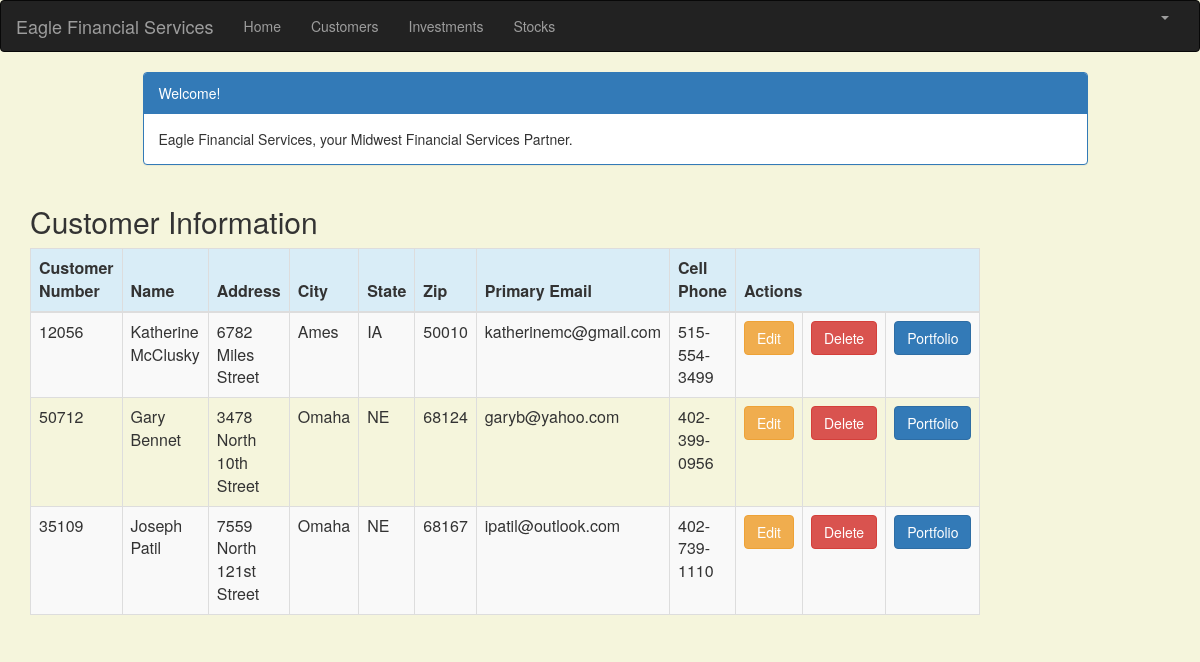
/customer_list (signed in), run on the app's committed database.
### portfolio/models.py (models this page shows, shortened)
class Customer(models.Model):
    name = models.CharField(max_length=50)
    address = models.CharField(max_length=200)
    cust_number = models.IntegerField(blank=False, null=False)
    city = models.CharField(max_length=50)
    state = models.CharField(max_length=50)
    zipcode = models.CharField(max_length=10)
    email = models.EmailField(max_length=200)
    cell_phone = models.CharField(max_length=50)
    created_date = models.DateTimeField(
        default=timezone.now)
    updated_date = models.DateTimeField(auto_now_add=True)

### portfolio/views.py (the view)
# urls.py: path('customer_list', views.customer_list, name='customer_list'),
@login_required
def customer_list(request):
    customer = Customer.objects.filter(created_date__lte=timezone.now())
    return render(request, 'portfolio/customer_list.html',
                 {'customers': customer})

### portfolio/templates/portfolio/customer_list.html (shortened to what this page needs)
{% extends 'portfolio/base.html' %}
{% block content %}
    <html>
    <head>
        <link rel="stylesheet" href="https://maxcdn.bootstrapcdn.com/bootstrap/3.3.4/css/bootstrap.min.css">
    </head>
    <body>
    <div class="container">
        <div class="row">
            <div class="col-md-10 col-md-offset-1">
                <div class="panel panel-primary">
                    <div class="panel-heading">Welcome!</div>
                    <div class="panel-body">
                        Eagle Financial Services, your Midwest Financial Services Partner.
                    </div>
                </div>
            </div>
        </div>
    </div>
    <div class="row">
        <h2 style="padding-left: 15Px">Customer Information</h2>
    </div>
    <div>
        <table class="table table-striped table-bordered table-hover">
            <thead>
            <tr class="bg-info">
                <th>Customer Number</th>
                <th>Name</th>
                <th>Address</th>
                <th>City</th>
                <th>State</th>
                <th>Zip</th>
                <th>Primary Email</th>
                <th>Cell Phone</th>
                <th colspan="3">Actions</th>
            </tr>
            </thead>
            <tbody>
            {% for customer in customers %}
                <tr>
                    <td>{{ customer.cust_number }}</td>
                    <td>{{ customer.name }}</td>
                    <td>{{ customer.address }}</td>
                    <td>{{ customer.city }}</td>
                    <td>{{ customer.state }}</td>
                    <td>{{ customer.zipcode }}</td>
                    <td>{{ customer.email }}</td>
                    <td>{{ customer.cell_phone }}</td>
                    <td><a href="{% url 'portfolio:customer_edit' pk=customer.pk %}" class="btn btn-warning">Edit</a>
                    <td><a href="{% url 'portfolio:customer_delete' pk=customer.pk %}"
                           onclick="return confirm('Are you sure you want to delete?')"
                           class="btn btn-danger">Delete</a>
                    </td>
                    <td><a href=""
                           class="btn btn-primary">Portfolio</a>
                </tr>
            {% endfor %}
            </tbody>
        </table>
    </div>
    </body>
    </html>
{% endblock %}

### portfolio/templates/portfolio/base.html (shortened to what this page needs)
{% load static %}
<html lang="en">
<head>
    <link rel="stylesheet" href="https://maxcdn.bootstrapcdn.com/bootstrap/3.3.7/css/bootstrap.min.css">
</head>
<body id="app-layout">
<nav class="navbar navbar-inverse">
    <div class="container-fluid">
        <div class="navbar-header">
            <a class="navbar-brand" href="/">
                Eagle Financial Services
            </a>
        </div>
        <div class="collapse navbar-collapse" id="myNavbar">
            <ul class="nav navbar-nav">
                <li><a href="{% url 'portfolio:home' %}">Home</a></li>
                <li><a href="{% url 'portfolio:customer_list' %}">Customers</a></li>
               <li><a href="{% url 'portfolio:investment_list' %}">Investments</a></li>
                <li><a href="{% url 'portfolio:stock_list' %}">Stocks</a></li>
            </ul>
            <ul class="nav navbar-nav navbar-right">
                {% if user.is_authenticated %}
                    <li class="dropdown">
                        <a href="#" class="dropdown-toggle" data-toggle="dropdown" role="button" aria-expanded="false">
                            <span class="caret"></span>
                        </a>
                    </li>
                {% else %}
                    <li><a href="{% url 'login' %}"><span class="glyphicon glyphicon-log-in"></span> Login</a></li>
                {% endif %}
            </ul>
        </div>
    </div>
</nav>
<div class="content container">
    <div class="row">
        <div class="col-md-8">
            {% block content %}{% endblock %}
        </div>
    </div>
</body>
</html>

### portfolio/templates/portfolio/base.html (style rules this page uses)
.navbar { margin-bottom: 0; border-radius: 0; }

### portfolio/templates/portfolio/customer_list.html (style rules this page uses)
body { background-color: beige; }

### data on the page
Customer: cust_number "12056", name "Katherine McClusky", address "6782 Miles Street", city "Ames", state "IA", zipcode "50010", email "katherinemc@gmail.com", cell_phone "515-554-3499"
Customer: cust_number "50712", name "Gary Bennet", address "3478 North 10th Street", city "Omaha", state "NE", zipcode "68124", email "garyb@yahoo.com", cell_phone "402-399-0956"
Customer: cust_number "35109", name "Joseph Patil", address "7559 North 121st Street", city "Omaha", state "NE", zipcode "68167", email "ipatil@outlook.com", cell_phone "402-739-1110"
